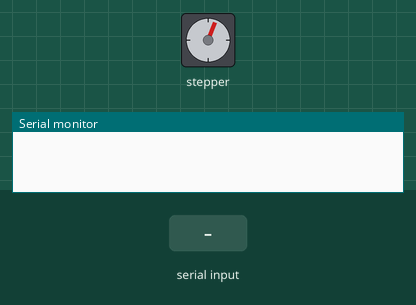
The sketch below on a simulated Arduino Uno, built with avr-gcc and run on an emulated ATmega328P. Shown: stepper motor, the last lines printed to the serial monitor. The test bench sets the inputs (shaded band). Stepper angles assume 4096 steps per turn.

Above: at 1.29 s.
1.3 s: "e" received over Serial
At 2.39 s:
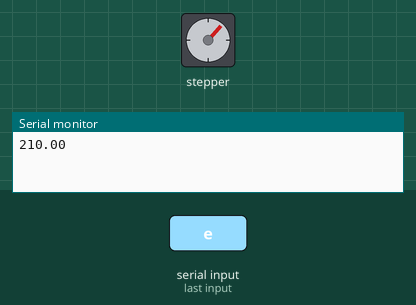
7.3 s: "q" received over Serial
At 7.54 s:
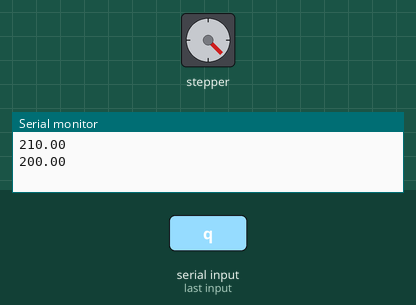
Timing chart, 0 to 22.3 s (numbered marks = the images above; inputs shaded):
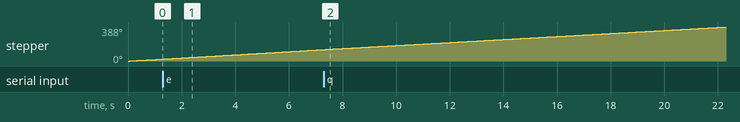

The sketch:

28BYJ-48-AccelStepper.ino
```cpp
// 28BYJ-48 but using AccelStepper

#include <AccelStepper.h>

// ORANGE -- COMMON 5V -- PINK is a phase of the stepper
#define IN1   9 // ULN2003 OUT1 <-> 28BYJ-48 ORANGE
#define IN3  10 // ULN2003 OUT3 <-> 28BYJ-48 PINK

// YELLOW -- COMMON 5V -- BLUE is a phase of the stepper
#define IN2  11 // ULN2003 OUT2 <-> 28BYJ-48 YELLOW
#define IN4  12 // ULN2003 OUT4 <-> 28BYJ-48 BLUE

#define DEFAULT_SPEED 200

// If FULL4WIRE, empirical max speed is 400
//AccelStepper stepper(AccelStepper::FULL4WIRE, IN1, IN2, IN3, IN4);

// If FULL4WIRE, empirical max speed is 800
AccelStepper stepper(AccelStepper::HALF4WIRE, IN1, IN2, IN3, IN4);

float currentSpeed = DEFAULT_SPEED;

void setup() {
  Serial.begin(115200);
  stepper.setMaxSpeed(1000.0);
  stepper.setAcceleration(200.0);
}

void loop() {
  // Set the speed of the motor in steps per second:
  stepper.setSpeed(currentSpeed);
  // Step the motor with constant speed as set by setSpeed():
  stepper.runSpeed();
}

void serialEvent() {
  while (Serial.available()) {
    char inChar = (char)Serial.read();
    bool isSpeedUpdated = true;
    switch (inChar){
      case 'a':
      case 'A':
        currentSpeed -= 1;
        break;

      case 'q':
      case 'Q':
        currentSpeed -= 10;
        break;

      case 'd':
      case 'D':
        currentSpeed += 1;
        break;

      case 'e':
      case 'E':
        currentSpeed += 10;
        break;

      // ignore other characters
      default:
        isSpeedUpdated = false;
      break;
    }

    if (isSpeedUpdated) {
      Serial.println(currentSpeed);
    }
  }
}
```
